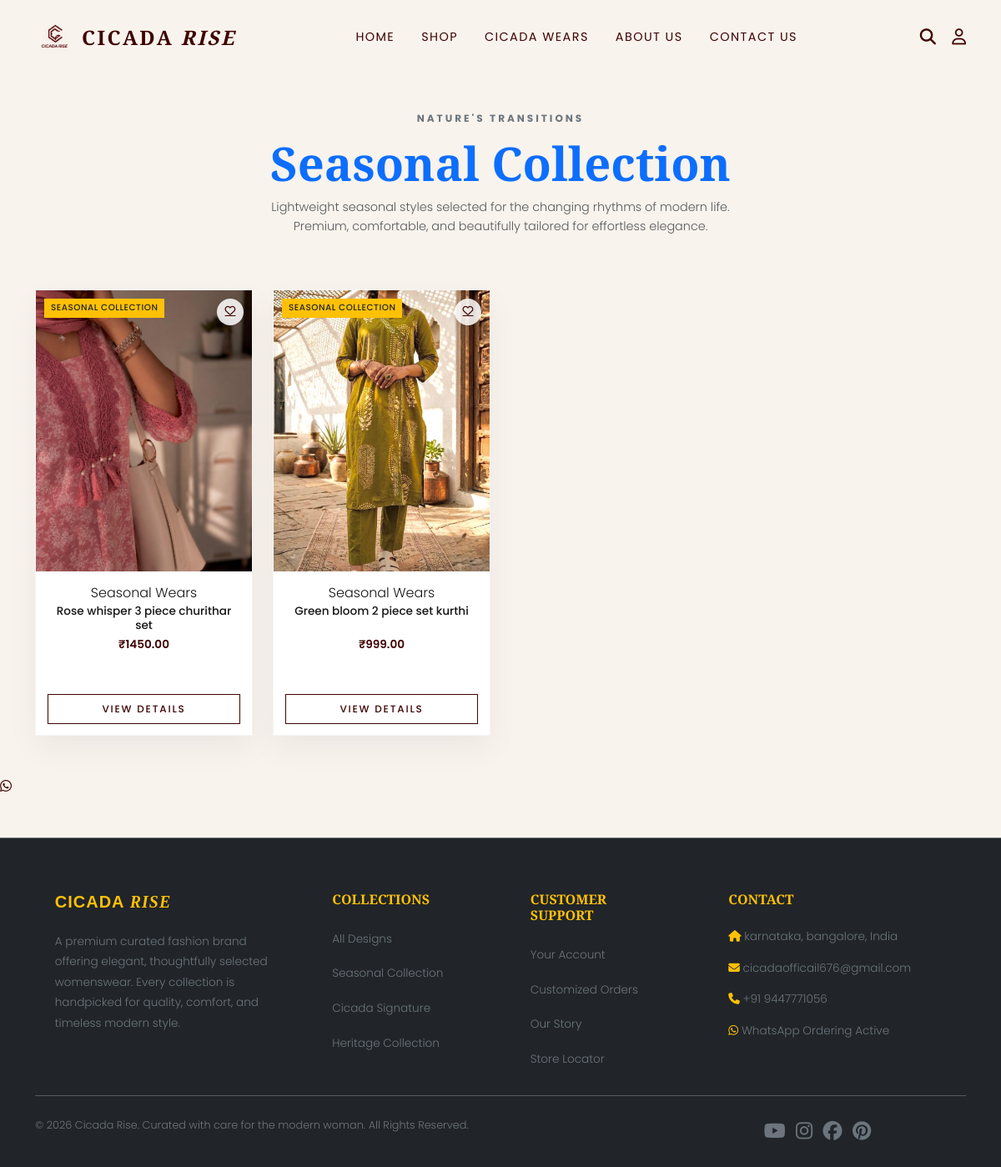
The page /seasonal-wears/ on the database its author committed.
### store/models.py (models this page shows, shortened)
class Product(models.Model):
    COLLECTION_CHOICES = [
        ("Heritage Collection", "Heritage Collection"),
        ("Cicada Signature", "Cicada Signature"),
        ("Curated Essentials", "Curated Essentials")
    ]
    category = models.ForeignKey(Category, on_delete=models.CASCADE, related_name='products')
    name = models.CharField(max_length=200)
    slug = models.SlugField(max_length=250, unique=True, blank=True)
    sku = models.CharField(max_length=50, unique=True, verbose_name="Product Code")
    description = models.TextField()
    base_price = models.DecimalField(max_digits=10, decimal_places=2)
    sale_price = models.DecimalField(max_digits=10, decimal_places=2, null=True, blank=True, help_text="Promotional discounted price")
    shipping_charge = models.DecimalField(max_digits=10, decimal_places=2, default=0.00, verbose_name="Shipping Charge")
    fabric_details = models.TextField(blank=True)
    care_instructions = models.TextField(blank=True)
    collection = models.CharField(max_length=100, default="Cicada Signature", choices=COLLECTION_CHOICES)
    is_featured = models.BooleanField(default=False)
    is_seasonal = models.BooleanField(default=False)
    is_cicada_wear = models.BooleanField(default=False)
    created_at = models.DateTimeField(auto_now_add=True)
    updated_at = models.DateTimeField(auto_now=True)
    @property
    def price(self):
        if self.sale_price is not None:
            return self.sale_price
        return self.base_price
    @property
    def primary_image_url(self):
        all_imgs = list(self.images.all())
        primary_img = next((img for img in all_imgs if img.is_primary), None) or (all_imgs[0] if all_imgs else None)
        if primary_img and primary_img.image:
            try:
                return primary_img.image.url
            except Exception:
                return "/static/store/images/veranda.jpg"
        return "/static/store/images/veranda.jpg"

class ProductImage(models.Model):
    product = models.ForeignKey(Product, on_delete=models.CASCADE, related_name='images')
    image = models.ImageField(upload_to='products/')
    is_primary = models.BooleanField(default=False)

class Category(models.Model):
    name = models.CharField(max_length=100)
    slug = models.SlugField(max_length=120, unique=True, blank=True)
    description = models.TextField(blank=True)
    image = models.ImageField(upload_to='categories/', blank=True, null=True)
    is_active = models.BooleanField(default=True)
    class Meta:
        verbose_name_plural = "Categories"

### store/views.py (the view)
# urls.py: path('seasonal-wears/', views.seasonal_wears, name='seasonal_wears'),
def seasonal_wears(request):
    products = Product.objects.filter(is_seasonal=True).prefetch_related('images')
    return render(request, 'store/seasonal_wears.html', {'products': products})

### store/context_processors.py (called while the page is built)
def cart_and_wishlist(request):
    if request.user.is_authenticated:
        cart, created = Cart.objects.get_or_create(user=request.user)
        cart_count = cart.items_count
        wishlist_count = Wishlist.objects.filter(user=request.user).count()
    else:
        cart_count = 0
        wishlist_count = 0
    return {
        'cart_count': cart_count,
        'wishlist_count': wishlist_count
    }

### store/templates/store/seasonal_wears.html (shortened to what this page needs)
{% extends 'store/base.html' %}
{% load static %}
{% block content %}
<div class="container py-5">
    <div class="row mb-5">
        <div class="col-12 text-center">
            <span class="text-uppercase text-secondary tracking-widest font-body fw-bold" style="font-size: 0.75rem; letter-spacing: 0.25em;">Nature's Transitions</span>
            <h1 class="font-display display-4 text-primary mt-2">Seasonal Collection</h1>
            <p class="text-muted mx-auto" style="font-size:0.9rem; max-width: 600px;">
                Lightweight seasonal styles selected for the changing rhythms of modern life. Premium, comfortable, and beautifully tailored for effortless elegance.
            </p>
        </div>
    </div>
    <div class="row row-cols-2 row-cols-lg-4 g-3 g-md-4">
        {% for prod in products %}
            <div class="col">
                <div class="product-card" id="product-card-seasonal-{{ prod.id }}">
                    <div class="product-image-wrapper">
                        <img src="{{ prod.primary_image_url }}" alt="{{ prod.name }}" class="product-img">
                        <span class="product-badge bg-warning text-dark">Seasonal Collection</span>
                        {% if user.is_authenticated %}
                            <button class="product-wishlist-btn"
                                    hx-post="{% url 'toggle_wishlist' prod.id %}"
                                    hx-swap="innerHTML"
                                    title="Save to Wishlist"
                                    id="wishlist-btn-seasonal-{{ prod.id }}">
                                <i class="far fa-heart"></i>
                            </button>
                        {% else %}
                            <a href="{% url 'login' %}?next={{ request.path }}" class="product-wishlist-btn" title="Save to Wishlist" id="wishlist-login-btn-seasonal-{{ prod.id }}"><i class="far fa-heart"></i></a>
                        {% endif %}
                    </div>
                    <div class="product-card-body">
                        <span class="product-card-category">{{ prod.category.name }}</span>
                        <h3 class="product-card-title"><a href="{% url 'product_detail' prod.slug %}">{{ prod.name }}</a></h3>
                        <div class="product-card-price mb-2">₹{{ prod.base_price|floatformat:2 }}</div>
                        <div class="mt-auto">
                            <a href="{% url 'product_detail' prod.slug %}" class="btn btn-premium-outline btn-sm w-100 py-2" style="font-size:0.75rem;" id="product-details-link-seasonal-{{ prod.id }}">View Details</a>
                        </div>
                    </div>
                </div>
            </div>
        {% endfor %}
    </div>
</div>
{% endblock %}

### store/static/store/css/style.css (style rules this page uses)
:root { --primary: #3E0202; --secondary: #D6B48C; --gold: #C8A16A; --cream: #F8F3ED; --dark: #161616; --white: #FFFFFF; --light-gray: #E8E2DA; --font-heading: 'Playfair Display', serif; --font-body: 'Poppins', sans-serif; --transition-smooth: all 0.4s cubic-bezier(0.16, 1, 0.3, 1); --glass-bg: rgba(248, 243, 237, 0.7); --glass-border: rgba(62, 2, 2, 0.1); --shadow-premium: 0 15px 35px rgba(22, 22, 22, 0.05); }
body { background-color: var(--cream); color: var(--dark); font-family: var(--font-body); font-weight: 300; line-height: 1.6; overflow-x: hidden; }
h1, h2, h3, h4, h5, h6, .font-display { font-family: var(--font-heading); color: var(--primary); font-weight: 700; }
a { color: var(--primary); transition: var(--transition-smooth); }
.btn-premium-outline { background-color: transparent; color: var(--primary); border: 1px solid var(--primary); padding: 0.8rem 2.2rem; font-family: var(--font-body); font-size: 0.85rem; font-weight: 500; text-transform: uppercase; letter-spacing: 0.15em; border-radius: 0; transition: var(--transition-smooth); }
.product-card { background: var(--white); border: 1px solid rgba(22, 22, 22, 0.04); box-shadow: var(--shadow-premium); overflow: hidden; position: relative; transition: var(--transition-smooth); margin-bottom: 2.5rem; height: 100%; display: flex; flex-direction: column; }
.product-image-wrapper { position: relative; width: 100%; padding-top: 130%; overflow: hidden; background-color: var(--cream); }
.product-img { position: absolute; top: 0; left: 0; width: 100%; height: 100%; object-fit: cover; transition: transform 0.8s cubic-bezier(0.16, 1, 0.3, 1); }
.product-badge { position: absolute; top: 10px; left: 10px; background-color: var(--primary); color: var(--cream); font-size: 0.65rem; font-weight: 500; padding: 0.2rem 0.5rem; text-transform: uppercase; letter-spacing: 0.05em; z-index: 2; }
.product-wishlist-btn { position: absolute; top: 10px; right: 10px; background: rgba(255, 255, 255, 0.85); border: none; border-radius: 50%; width: 32px; height: 32px; display: flex; align-items: center; justify-content: center; color: var(--primary); font-size: 0.8rem; z-index: 2; transition: var(--transition-smooth); box-shadow: 0 2px 6px rgba(0, 0, 0, 0.1); }
.product-card-body { padding: 0.85rem; text-align: center; display: flex; flex-direction: column; flex-grow: 1; }
.product-card-title { font-family: var(--font-body); font-size: 0.85rem; font-weight: 500; line-height: 1.25em; height: 2.5em; display: -webkit-box; -webkit-line-clamp: 2; -webkit-box-orient: vertical; overflow: hidden; margin-bottom: 0.25rem; }
.product-card-title a { color: var(--dark); text-decoration: none; transition: var(--transition-smooth); }
.product-card-price { font-family: var(--font-body); font-weight: 600; color: var(--primary); font-size: 0.85rem; margin-bottom: 0.4rem; }

### rows shown on the page
Product: primary_image_url (picture), category.name "Seasonal Wears", name "Rose whisper 3 piece churithar set", base_price "1450.00"
Product: primary_image_url (picture), category.name "Seasonal Wears", name "Green bloom 2 piece set kurthi", base_price "999.00"
